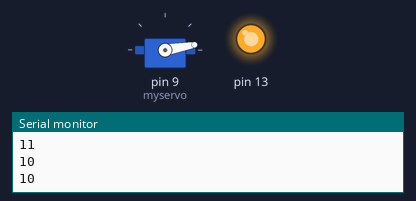
A sketch run on a simulated Arduino Uno, built with avr-gcc and run on an emulated ATmega328P. Shown: servo, output pins drawn as LEDs (lit = HIGH), the last lines printed to the serial monitor.

Above: at 4.1 s.
At 8.1 s:
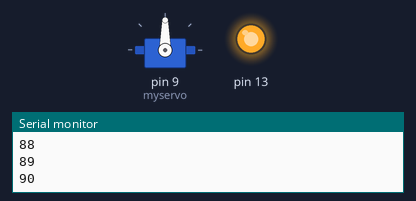
At 12.1 s:
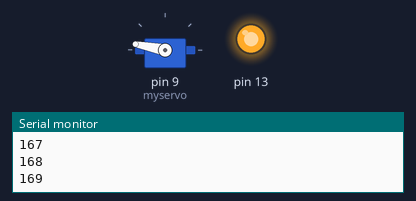
At 20.2 s:
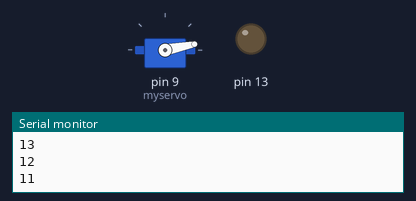
Timing chart, 0 to 25.2 s (numbered marks = the images above):
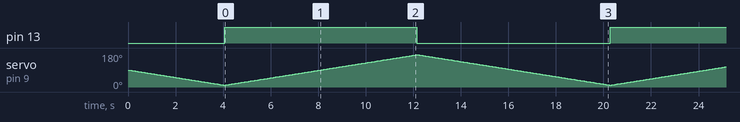

Measured:
- by itself, pin 13: alternates HIGH for 8.1 s and LOW for 8.1 s

The sketch:

servo-swivel-slowly.ino
```cpp
//-*- C -*-

/*
 * Swivel servo slowly (1 degree at a time) from bottom limit to top
 * and back over and over.
 */

#include <Servo.h>

Servo myservo;  // create servo object to control a servo
                // a maximum of eight servo objects can be created

// multiply by degrees to get radians
//
const double degrees_to_radians = 0.0174532925;

const int lowLimit = 10;
const int highLimit = 170;
const int turnDelay = 50;

void setup() {
  Serial.begin(9600);  // open the serial port at 9600 bps:

  myservo.attach(9);  // attaches the servo on pin 9 to the servo object
  myservo.write(90);
  for (int angle = 90; angle >= lowLimit ; angle--)
  {
    myservo.write(angle);
    Serial.println(angle);
    delay(turnDelay);
  }

  // initialize digital pin 13 as an output.
  pinMode(13, OUTPUT);
}

void loop() {
  int angle = lowLimit;

  digitalWrite(13, HIGH);   // turn the LED on (HIGH is the voltage level)
  for (; angle <= highLimit ; angle++)
  {
    myservo.write(angle);
    Serial.println(angle);
    delay(turnDelay);
  }

  digitalWrite(13, LOW);    // turn the LED off by making the voltage LOW
  for (; angle >= lowLimit ; angle--)
  {
    myservo.write(angle);
    Serial.println(angle);
    delay(turnDelay);
  }
}
```
